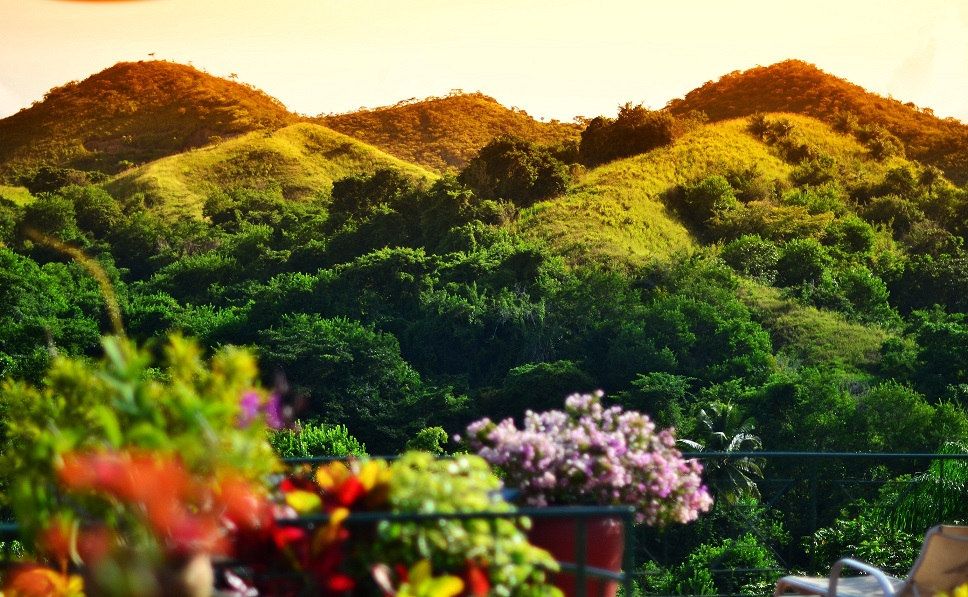
#> input picture images/input.jpg, 968 x 597 px
$ jupyter execute '2. Grayscaling and Color Spaces.ipynb'
#> lines starting #> are read from the running program, lines starting #| are printed output that depends on the picture
## Grayscaling

#### Grayscaling is process by which an image is converted from a full color to shades of gray (black & white)

In OpenCV, many functions grayscale images before processing. This is done because it simplifies the image, acting almost as a noise reduction and increasing processing time as there is less information in the image.

### Let convert our color image to grayscale

[cell 1]
import cv2

# Load our input image
image = cv2.imread('./images/input.jpg')
#> image is the input picture: shape (597, 968, 3); mean B, G, R 57.5, 105, 110.7
cv2.imshow('Original', image)
cv2.waitKey()

# We use cvtColor, to convert to grayscale
# It takes 2 arguments, the first being the input image
# The second being the color space conversion code
gray_image = cv2.cvtColor(image, cv2.COLOR_BGR2GRAY)

cv2.imshow('Grayscale', gray_image)
cv2.waitKey()

cv2.destroyAllWindows()

### Read more about it here:
https://docs.opencv.org/master/d8/d01/group__imgproc__color__conversions.html
https://opencv-python-tutroals.readthedocs.io/en/latest/py_tutorials/py_imgproc/py_colorspaces/py_colorspaces.html


### Let's now explore lookng at individual channels in an RGB image

[cell 2]
import cv2
import numpy as np

B, G, R = cv2.split(image)
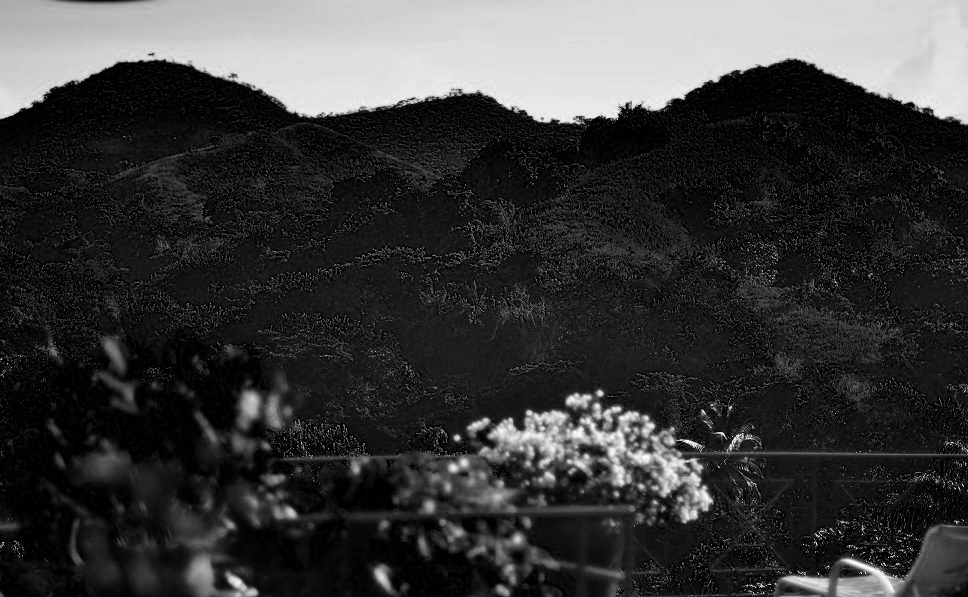
#> B: shape (597, 968); min 0, max 255, mean 57.5
print(B.shape)
#| (597, 968)
# Let's create a matrix of zeros
# with dimensions of the image h x w
zeros = np.zeros(image.shape[:2], dtype = "uint8")

cv2.imshow("Red", cv2.merge([zeros, zeros, R]))
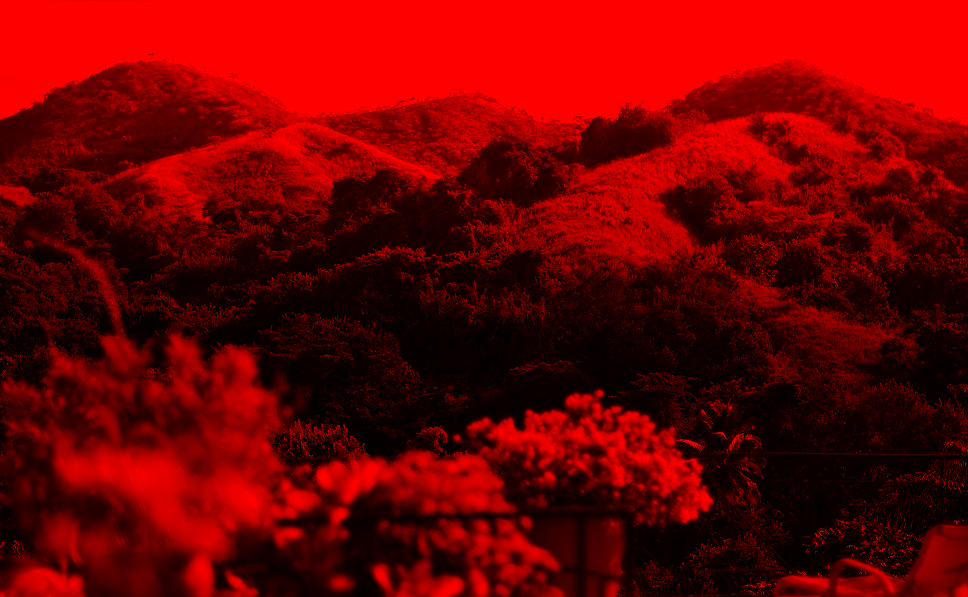
#> window 'Red': shape (597, 968, 3); mean B, G, R 0, 0, 110.7
cv2.imshow("Green", cv2.merge([zeros, G, zeros]))
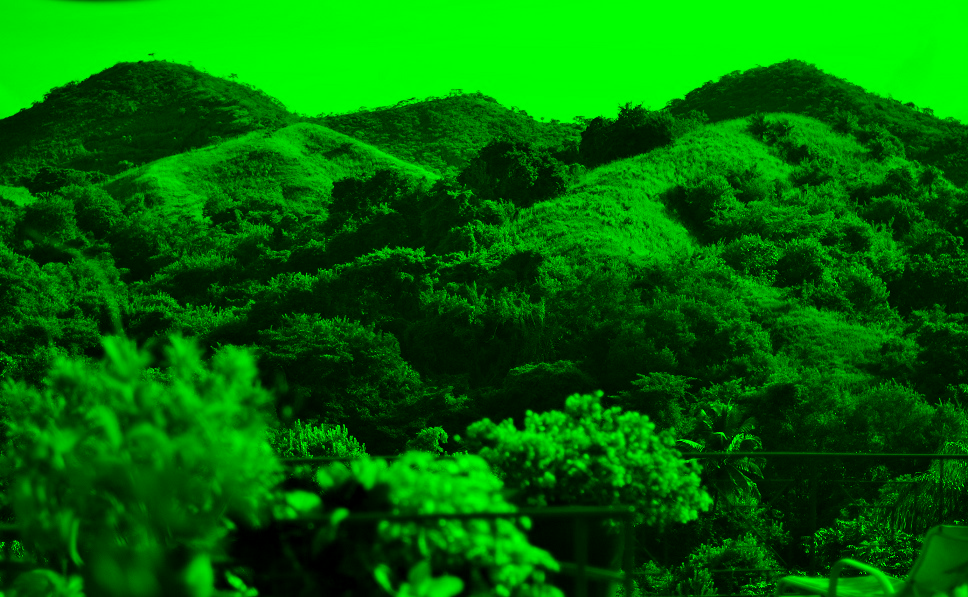
#> window 'Green': shape (597, 968, 3); mean B, G, R 0, 105, 0
cv2.imshow("Blue", cv2.merge([B, zeros, zeros]))
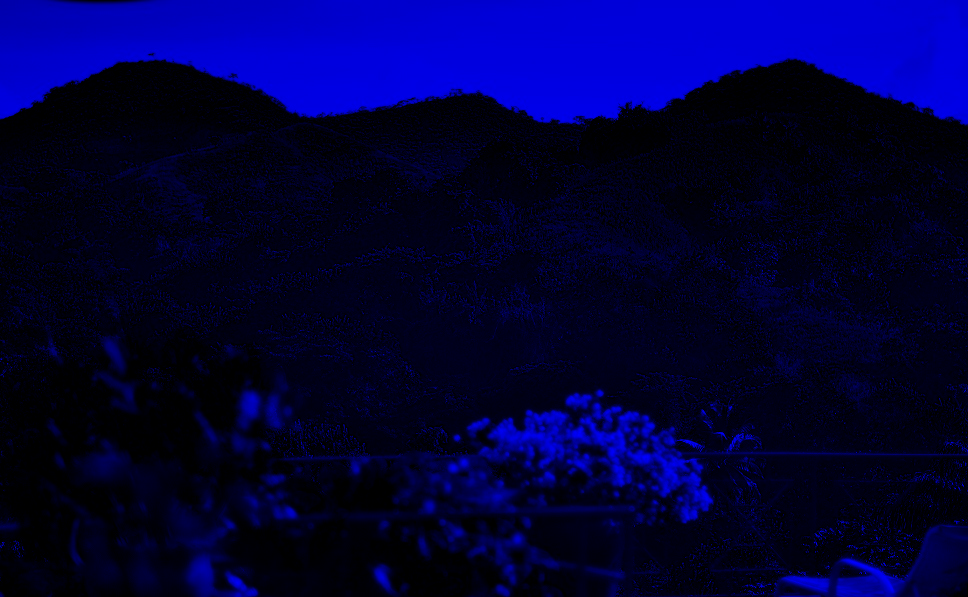
#> window 'Blue': shape (597, 968, 3); mean B, G, R 57.5, 0, 0

cv2.waitKey(0)
cv2.destroyAllWindows()

### Let's merge all colors to obtain the original image and then let's boost the blue colors

Note adding 100 to blue values will cap them at 255 (we can't exceed 255 as it is our maximum brightness)

[cell 3]
image = cv2.imread('./images/input.jpg')

# OpenCV's 'split' function splites the image into each color index
B, G, R = cv2.split(image)

print(B.shape)
#| (597, 968)
cv2.imshow("Red", R)
cv2.imshow("Green", G)
cv2.imshow("Blue", B)
cv2.waitKey(0)
cv2.destroyAllWindows()

# Let's re-make the original image,
merged = cv2.merge([B, G, R])
cv2.imshow("Merged", merged)

# Let's amplify the blue color
merged = cv2.merge([B+100, G, R])
cv2.imshow("Merged with Blue Amplified", merged)
cv2.waitKey(0)

# Let's amplify the green color
merged = cv2.merge([B, G+40, R])
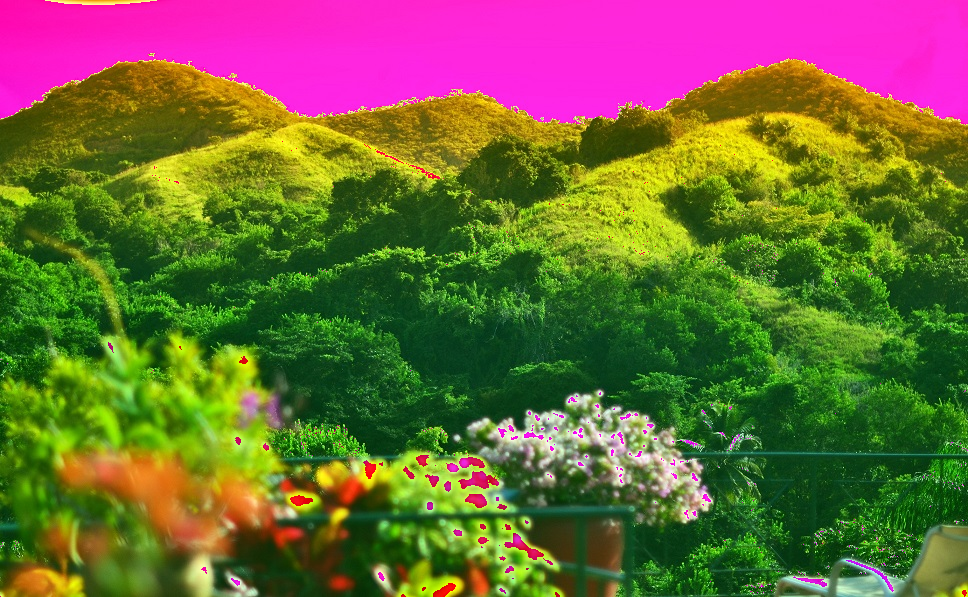
#> merged: shape (597, 968, 3); mean B, G, R 57.5, 103.2, 110.7
cv2.imshow("Merged with Green Amplified", merged)
cv2.waitKey(0)

cv2.destroyAllWindows()

### Another useful color space is HSV
Infact HSV is very useful in color filtering.

[cell 4]
#H: 0 - 179, S: 0 - 255, V: 0 - 255
import cv2
import numpy as np

image = cv2.imread('./images/input.jpg')

# Convert to HSV
hsv_image = cv2.cvtColor(image, cv2.COLOR_BGR2HSV)
#> hsv_image: shape (597, 968, 3); mean H, S, V 44.3, 157.8, 121

# View each channel type in the HSV Color Space representation
cv2.imshow('HSV image', hsv_image)
cv2.imshow('Hue channel', hsv_image[:, :, 0])
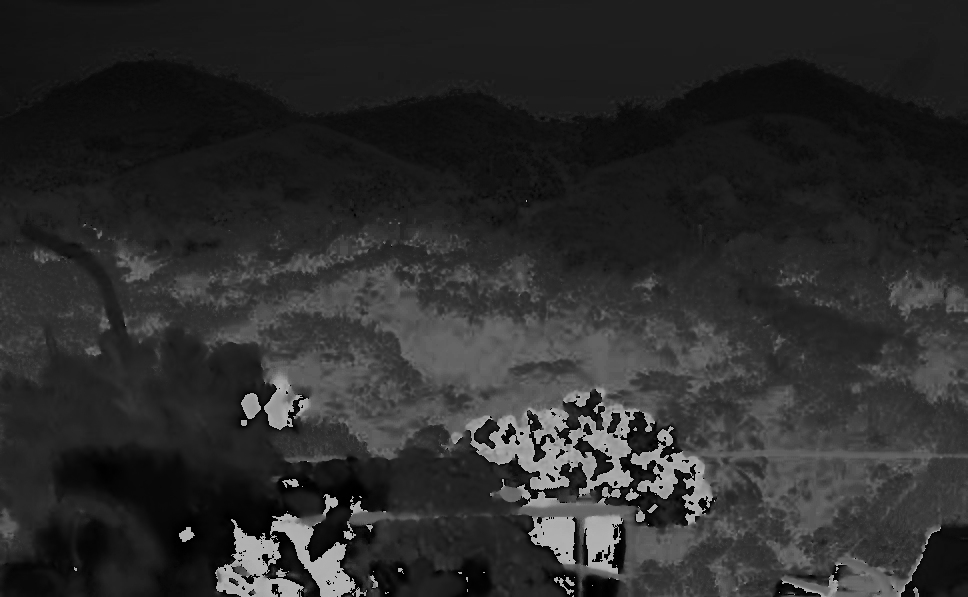
#> window 'Hue channel': shape (597, 968); min 0, max 179, mean 44.3
cv2.imshow('Saturation channel', hsv_image[:, :, 1])
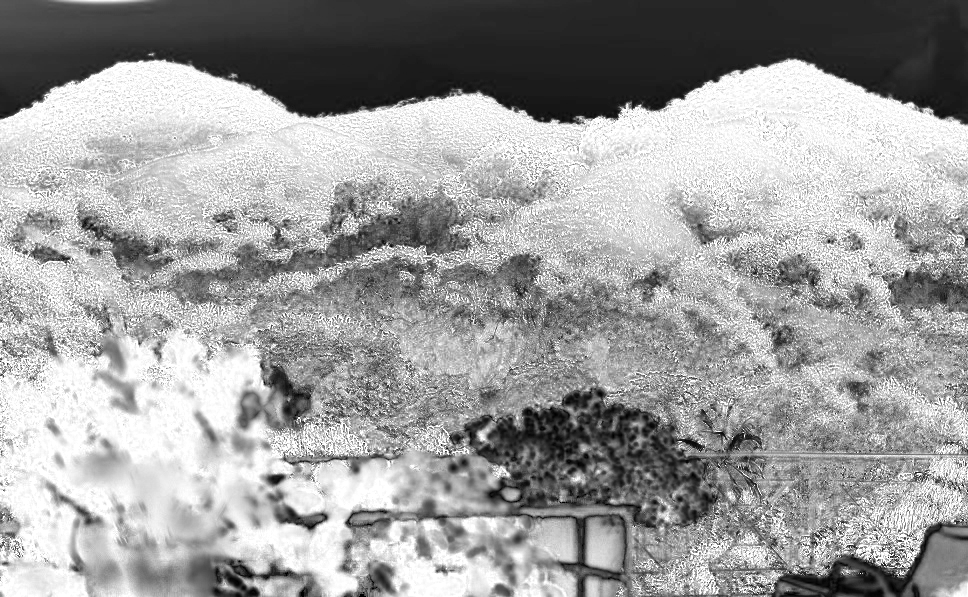
#> window 'Saturation channel': shape (597, 968); min 0, max 255, mean 157.8
cv2.imshow('Value channel', hsv_image[:, :, 2])
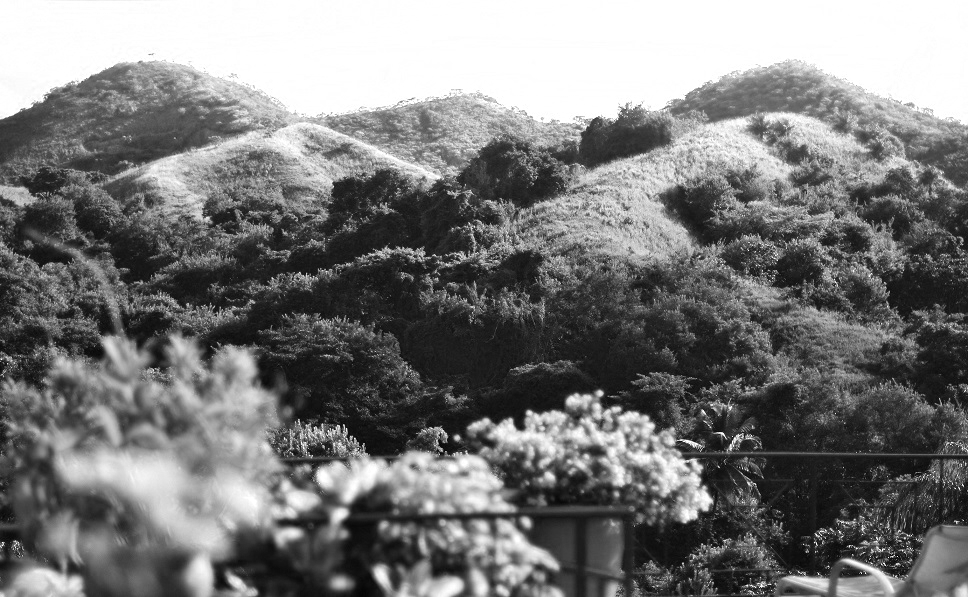
#> window 'Value channel': shape (597, 968); min 4, max 255, mean 121

cv2.waitKey()
cv2.destroyAllWindows()

$ run again, with images/Lion.jpg copied over images/input.jpg
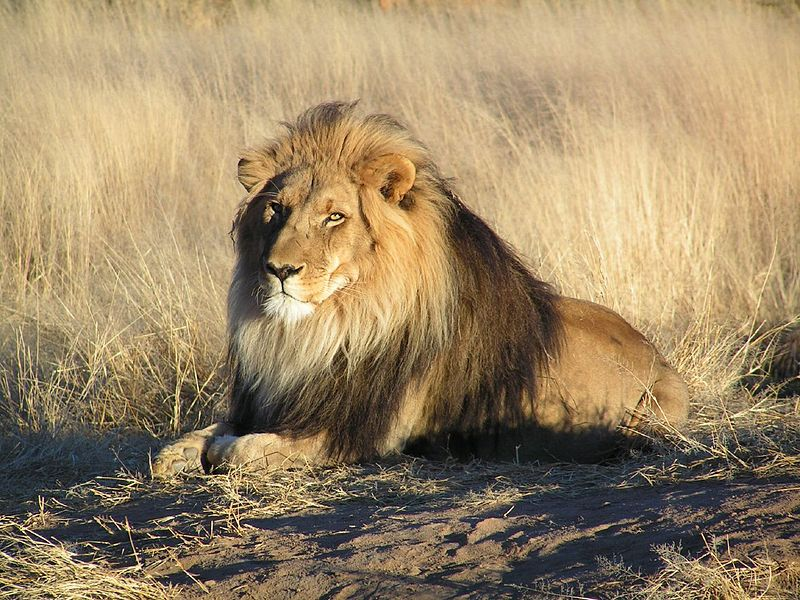
#> input picture images/Lion.jpg, 800 x 600 px
#> image is the input picture: shape (600, 800, 3); mean B, G, R 102.5, 135.3, 156.2
#| (600, 800)
#| (600, 800)
#> hsv_image: shape (600, 800, 3); mean H, S, V 29.3, 90.5, 157.3
#> `cv2.imshow('Hue channel', hsv_image[:, :, 0])`:
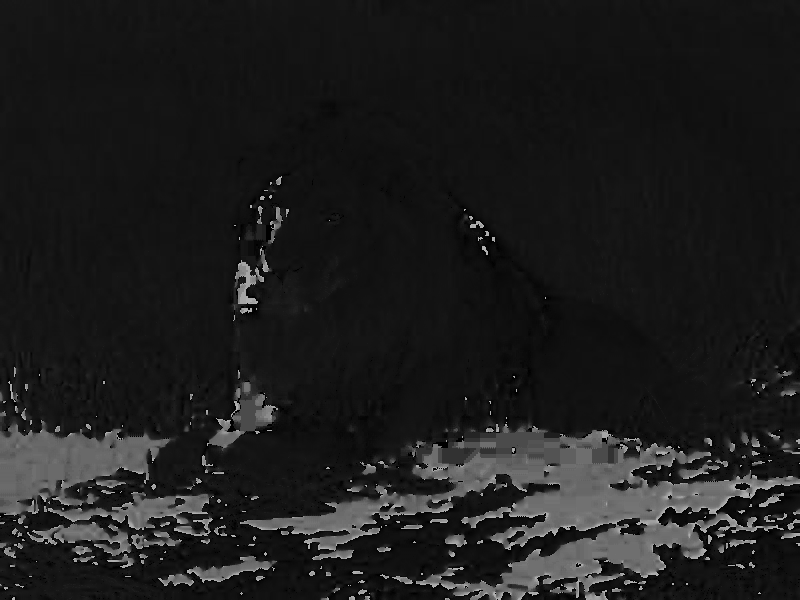
#> window 'Hue channel': shape (600, 800); min 0, max 179, mean 29.3
#> `cv2.imshow('Saturation channel', hsv_image[:, :, 1])`:
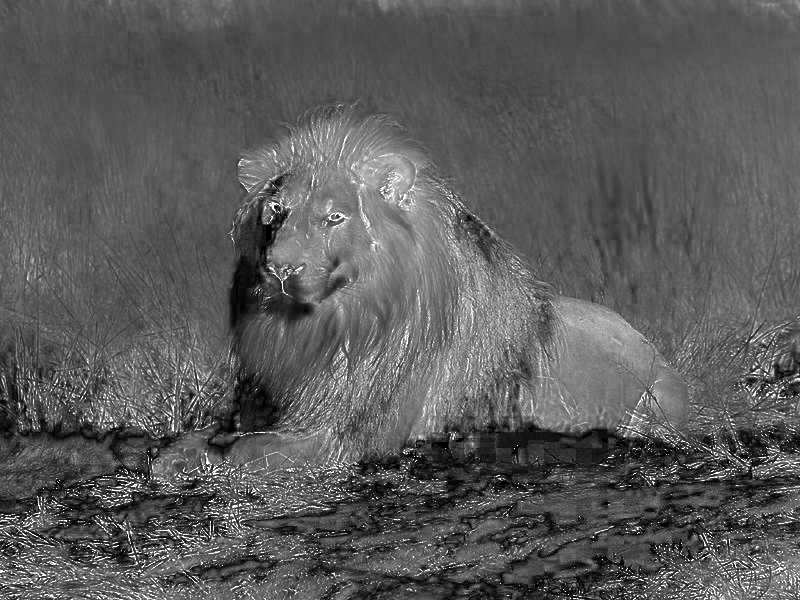
#> window 'Saturation channel': shape (600, 800); min 0, max 255, mean 90.5

$ run again, with images/Sunflowers.jpg copied over images/input.jpg
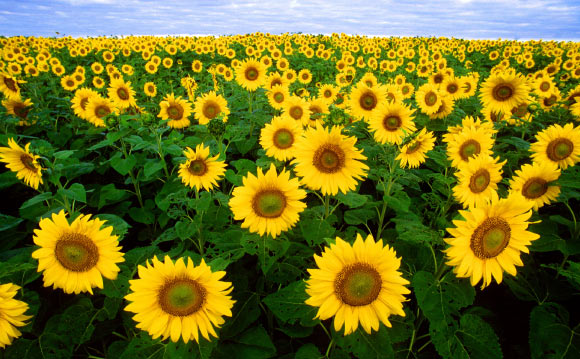
#> input picture images/Sunflowers.jpg, 580 x 359 px
#> image is the input picture: shape (359, 580, 3); mean B, G, R 33.5, 114.1, 115.8
#| (359, 580)
#| (359, 580)
#> hsv_image: shape (359, 580, 3); mean H, S, V 43.7, 216.2, 135.9
#> `cv2.imshow('Saturation channel', hsv_image[:, :, 1])`:
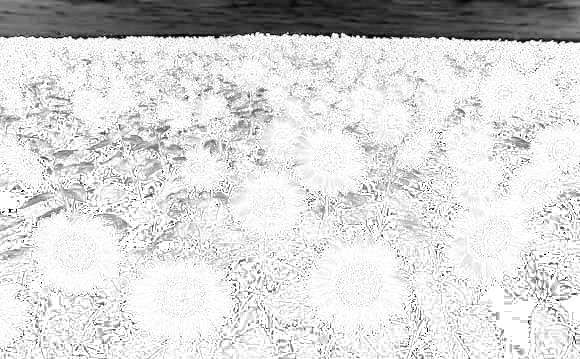
#> window 'Saturation channel': shape (359, 580); min 0, max 255, mean 216.2
#> `cv2.imshow('Value channel', hsv_image[:, :, 2])`:
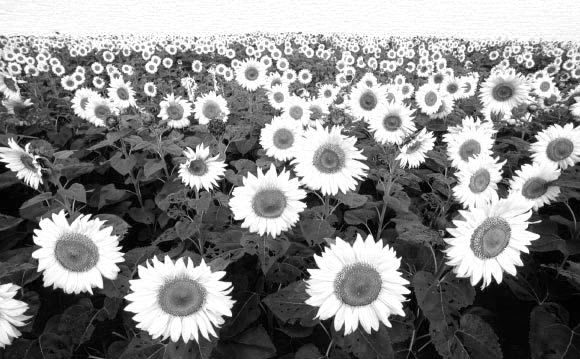
#> window 'Value channel': shape (359, 580); min 0, max 255, mean 135.9
